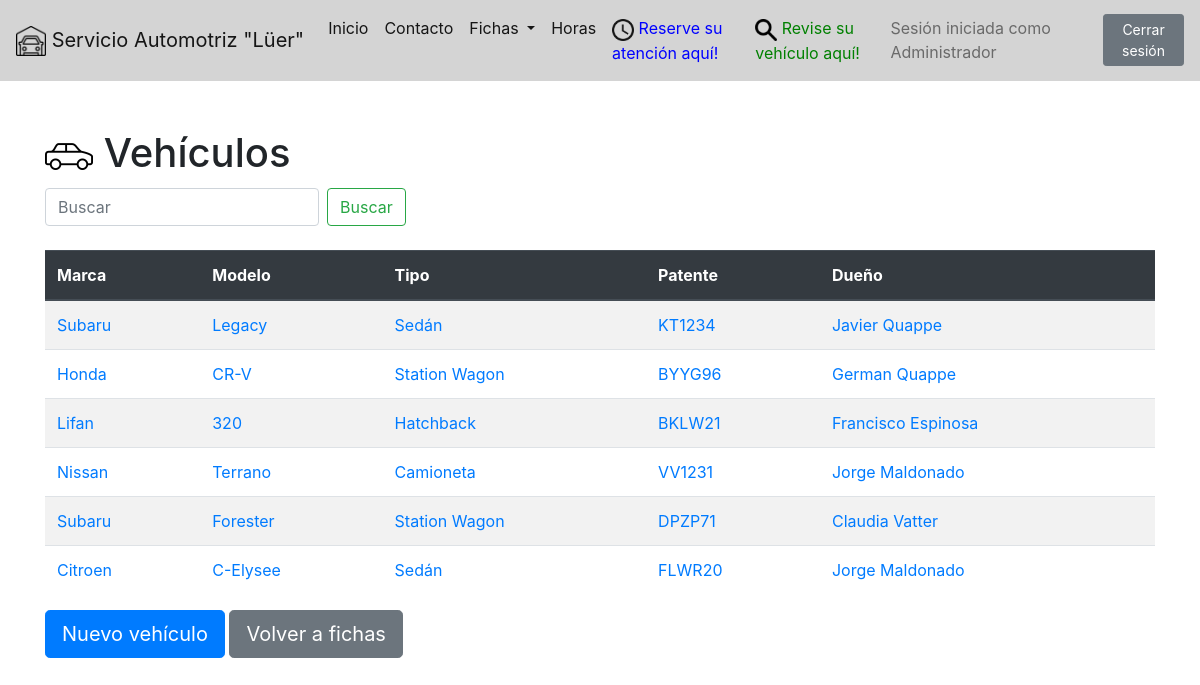
Screenshot of /fichas/vehiculos/ (signed in) with the database file from the repository.
### fichas/models.py (models this page shows, shortened)
class Vehiculo(models.Model):
	id_cliente	= models.ForeignKey('Cliente', blank = True, null = True, on_delete = models.SET_NULL, verbose_name='Dueño')
	patente		= models.CharField(max_length = 6)
	vin 		= models.CharField(max_length = 20, blank = True, null = True)
	tipo		= models.CharField(max_length = 40, default="Sedán")
	marca		= models.CharField(max_length = 40)
	modelo		= models.CharField(max_length = 40)
	kilometraje	= models.PositiveIntegerField()
	anyo		= models.PositiveIntegerField(null = True)
	imagen		= models.ImageField(upload_to='vehiculos/', blank=True, null=True)
	objects		= VehiculoManager()
	def get_absolute_url(self):
		return reverse("fichas:vehiculo-detail", kwargs={"id": self.id})

class Cliente(models.Model):
	rut			= models.CharField(max_length = 10)
	nombre		= models.CharField(max_length = 100)
	telefono	= models.CharField(max_length = 12)
	email		= models.CharField(max_length = 100, blank = True)
	objects		= ClienteManager()
	def get_absolute_url(self):
		return reverse("fichas:cliente-detail", kwargs={"id": self.id})
	def __str__(self):
		return self.nombre

### fichas/views.py (the view)
# urls.py: path('vehiculos/', vehiculo_list_view, name='vehiculo-list'),
@login_required
def vehiculo_list_view(request):
	queryset = Vehiculo.objects.all()
	context = {
		"object_list": queryset
	}
	return render(request, "vehiculos/vehiculo_list.html", context)

### fichas/models.py (called while the page is built)
	def get_queryset(self):
		return VehiculoQuerySet(self.model, using=self._db)

### fichas/templates/vehiculos/vehiculo_list.html
{% extends 'base.html' %}
{% load static %}
{% block content %}
<h1><img src="{% static 'pages/images/vehiculos48.png' %}"> Vehículos</h1>
<form class="form-inline my-2 my-lg-0" action="search/">
	<input class="form-control mr-sm-2" type="search" name="q" placeholder="Buscar" aria-label="Search">
	<button class="btn btn-outline-success my-2 my-sm-0" type="submit">Buscar</button>
</form>
<br/>
<table class="table table-striped table-hover">
	<thead class="thead-dark">
		<tr>
			<th>Marca</th>
			<th>Modelo</th>
			<th>Tipo</th>
			<th>Patente</th>
			<th>Dueño</th>
		</tr>
	</thead>
	{% for instance in object_list %}
	<tr>
		<td><a href='{{ instance.get_absolute_url }}'>{{ instance.marca }}</a></td>
		<td><a href='{{ instance.get_absolute_url }}'>{{ instance.modelo }}</a></td>
		<td><a href='{{ instance.get_absolute_url }}'>{{ instance.tipo }}</a></td>
		<td><a href='{{ instance.get_absolute_url }}'>{{ instance.patente }}</a></td>
		<td><a href='{{ instance.id_cliente.get_absolute_url }}'>{{ instance.id_cliente }}</a></td>
	</tr>
	{% endfor %}
</table>
{% if user.is_staff %}
<form action="./crear/">
	<input type="submit" class= "btn btn-primary btn-lg" value="Nuevo vehículo" /> <input type="button" class="btn btn-secondary btn-lg" onclick="location.href='../';" value="Volver a fichas" />
</form>
{% else %}
<input type="button" class="btn btn-secondary btn-lg" onclick="location.href='../';" value="Volver a fichas" />
{% endif %}
{% endblock %}

### templates/navbar.html (shortened to what this page needs)
{% load static %}
<nav class="navbar navbar-expand-lg navbar-light" style="background-color: #d4d4d4;">
  <a class="navbar-brand" href="/"><img src="{% static 'pages/images/garage2.png' %}" width="30" height="30"> Servicio Automotriz "Lüer"</a>
  <div class="collapse navbar-collapse" id="navbarSupportedContent">
    <ul class="navbar-nav mr-auto">
      <li class="nav-item active">
        <a class="nav-link" href="/">Inicio <span class="sr-only">(current)</span></a>
      </li>
      <li class="nav-item active">
        <a class="nav-link" href="/contacto">Contacto</a>
      </li>
      {% if user.is_authenticated %}
      <li class="nav-item active dropdown">
        <a href="/fichas/">
        <a class="nav-link dropdown-toggle" href="/fichas/" id="navbarDropdown" role="button" aria-haspopup="true" aria-expanded="false">
          Fichas
        </a>
      </a>
      </li>
      <li class="nav-item active">
        <a class="nav-link" href="/horas/admin">Horas</a>
      </li>
      {% endif %}
      <li class="nav-item active">
        <a class="nav-link" href="/horas"><img src="{% static 'pages/images/horas32.png' %}" width="22" height="22">  <font color="blue">Reserve su atención aquí!</font></a>
      </li>
      <li class="nav-item active">
        <a class="nav-link" href="/revisar"><img src="{% static 'pages/images/lupa32.png' %}" width="22" height="22">  <font color="green">Revise su vehículo aquí!</font></a>
      </li>
    </ul>
    {% if user.is_authenticated %}
    <span class="navbar-text px-2">
      Sesión iniciada como {{ user.first_name }}
    </span>
    <form class="form-inline">
      <a href="/accounts/logout">
        <button class="btn btn-sm btn-secondary" type="button">Cerrar sesión</button>
      </a>
    </form>
    {% else %}
      <a href="/accounts/login/?next=/fichas/">
        <input class="btn btn-primary" type="submit" value="Iniciar sesión" />
      </a>
    {% endif %}
  </div>
</nav>

### rows the page displays
Vehiculo: marca "Subaru", modelo "Legacy", tipo "Sedán", patente "KT1234", id_cliente "Javier Quappe"
Vehiculo: marca "Honda", modelo "CR-V", tipo "Station Wagon", patente "BYYG96", id_cliente "German Quappe"
Vehiculo: marca "Lifan", modelo "320", tipo "Hatchback", patente "BKLW21", id_cliente "Francisco Espinosa"
Vehiculo: marca "Nissan", modelo "Terrano", tipo "Camioneta", patente "VV1231", id_cliente "Jorge Maldonado"
Vehiculo: marca "Subaru", modelo "Forester", tipo "Station Wagon", patente "DPZP71", id_cliente "Claudia Vatter"
Vehiculo: marca "Citroen", modelo "C-Elysee", tipo "Sedán", patente "FLWR20", id_cliente "Jorge Maldonado"

### other values shown
{{ user.first_name }} "Administrador"
